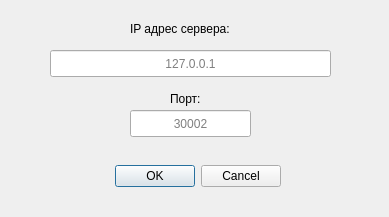
<?xml version="1.0" encoding="UTF-8"?>
<ui version="4.0">
 <class>ConnectDial</class>
 <widget class="QDialog" name="ConnectDial">
  <property name="geometry">
   <rect>
    <x>0</x>
    <y>0</y>
    <width>389</width>
    <height>217</height>
   </rect>
  </property>
  <property name="mouseTracking">
   <bool>false</bool>
  </property>
  <property name="focusPolicy">
   <enum>Qt::NoFocus</enum>
  </property>
  <property name="windowTitle">
   <string>Соединение</string>
  </property>
  <widget class="QDialogButtonBox" name="buttonBox">
   <property name="geometry">
    <rect>
     <x>90</x>
     <y>160</y>
     <width>191</width>
     <height>32</height>
    </rect>
   </property>
   <property name="orientation">
    <enum>Qt::Horizontal</enum>
   </property>
   <property name="standardButtons">
    <set>QDialogButtonBox::Cancel|QDialogButtonBox::Ok</set>
   </property>
  </widget>
  <widget class="QLineEdit" name="hostEdit">
   <property name="geometry">
    <rect>
     <x>50</x>
     <y>50</y>
     <width>281</width>
     <height>27</height>
    </rect>
   </property>
   <property name="alignment">
    <set>Qt::AlignCenter</set>
   </property>
   <property name="placeholderText">
    <string>127.0.0.1</string>
   </property>
  </widget>
  <widget class="QLabel" name="label">
   <property name="geometry">
    <rect>
     <x>130</x>
     <y>20</y>
     <width>141</width>
     <height>17</height>
    </rect>
   </property>
   <property name="text">
    <string>IP адрес сервера:</string>
   </property>
  </widget>
  <widget class="QLineEdit" name="portEdit">
   <property name="geometry">
    <rect>
     <x>130</x>
     <y>110</y>
     <width>121</width>
     <height>27</height>
    </rect>
   </property>
   <property name="alignment">
    <set>Qt::AlignCenter</set>
   </property>
   <property name="placeholderText">
    <string>30002</string>
   </property>
  </widget>
  <widget class="QLabel" name="label_2">
   <property name="geometry">
    <rect>
     <x>170</x>
     <y>90</y>
     <width>67</width>
     <height>17</height>
    </rect>
   </property>
   <property name="text">
    <string>Порт:</string>
   </property>
  </widget>
 </widget>
 <resources/>
 <connections>
  <connection>
   <sender>buttonBox</sender>
   <signal>accepted()</signal>
   <receiver>ConnectDial</receiver>
   <slot>accept()</slot>
   <hints>
    <hint type="sourcelabel">
     <x>248</x>
     <y>254</y>
    </hint>
    <hint type="destinationlabel">
     <x>157</x>
     <y>274</y>
    </hint>
   </hints>
  </connection>
  <connection>
   <sender>buttonBox</sender>
   <signal>rejected()</signal>
   <receiver>ConnectDial</receiver>
   <slot>reject()</slot>
   <hints>
    <hint type="sourcelabel">
     <x>316</x>
     <y>260</y>
    </hint>
    <hint type="destinationlabel">
     <x>286</x>
     <y>274</y>
    </hint>
   </hints>
  </connection>
 </connections>
</ui>
